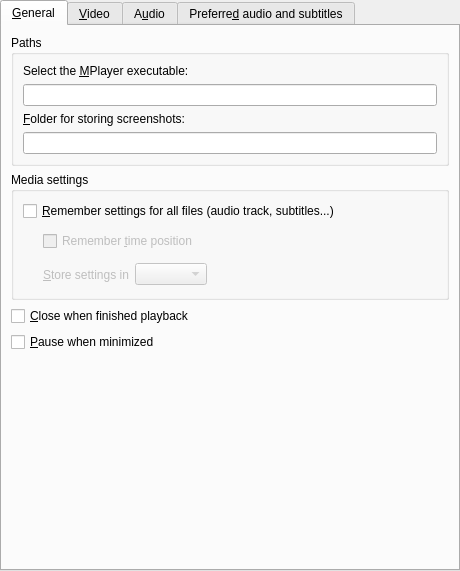
<ui version="4.0" >
 <class>PrefGeneral</class>
 <widget class="QWidget" name="PrefGeneral" >
  <property name="geometry" >
   <rect>
    <x>0</x>
    <y>0</y>
    <width>460</width>
    <height>571</height>
   </rect>
  </property>
  <layout class="QVBoxLayout" >
   <property name="spacing" >
    <number>0</number>
   </property>
   <property name="leftMargin" >
    <number>0</number>
   </property>
   <property name="topMargin" >
    <number>0</number>
   </property>
   <property name="rightMargin" >
    <number>0</number>
   </property>
   <property name="bottomMargin" >
    <number>0</number>
   </property>
   <item>
    <widget class="QTabWidget" name="general_tab" >
     <property name="currentIndex" >
      <number>0</number>
     </property>
     <widget class="QWidget" name="tab" >
      <attribute name="title" >
       <string>&amp;General</string>
      </attribute>
      <layout class="QVBoxLayout" >
       <item>
        <widget class="QGroupBox" name="groupBox" >
         <property name="title" >
          <string>Paths</string>
         </property>
         <layout class="QVBoxLayout" >
          <property name="spacing" >
           <number>6</number>
          </property>
          <property name="leftMargin" >
           <number>9</number>
          </property>
          <property name="topMargin" >
           <number>9</number>
          </property>
          <property name="rightMargin" >
           <number>9</number>
          </property>
          <property name="bottomMargin" >
           <number>9</number>
          </property>
          <item>
           <widget class="QLabel" name="textLabel1_2" >
            <property name="text" >
             <string>Select the &amp;MPlayer executable:</string>
            </property>
            <property name="wordWrap" >
             <bool>false</bool>
            </property>
            <property name="buddy" >
             <cstring>mplayerbin_edit</cstring>
            </property>
           </widget>
          </item>
          <item>
           <widget class="FileChooser" name="mplayerbin_edit" />
          </item>
          <item>
           <widget class="QLabel" name="textLabel1_6" >
            <property name="text" >
             <string>&amp;Folder for storing screenshots:</string>
            </property>
            <property name="wordWrap" >
             <bool>false</bool>
            </property>
            <property name="buddy" >
             <cstring>screenshot_edit</cstring>
            </property>
           </widget>
          </item>
          <item>
           <widget class="FileChooser" name="screenshot_edit" />
          </item>
         </layout>
        </widget>
       </item>
       <item>
        <widget class="QGroupBox" name="groupBox_3" >
         <property name="title" >
          <string>Media settings</string>
         </property>
         <layout class="QVBoxLayout" >
          <item>
           <widget class="QCheckBox" name="remember_all_check" >
            <property name="text" >
             <string>&amp;Remember settings for all files (audio track, subtitles...)</string>
            </property>
           </widget>
          </item>
          <item>
           <layout class="QGridLayout" >
            <item rowspan="2" row="0" column="0" >
             <spacer>
              <property name="orientation" >
               <enum>Qt::Horizontal</enum>
              </property>
              <property name="sizeType" >
               <enum>QSizePolicy::Preferred</enum>
              </property>
              <property name="sizeHint" >
               <size>
                <width>20</width>
                <height>61</height>
               </size>
              </property>
             </spacer>
            </item>
            <item row="0" column="1" >
             <widget class="QCheckBox" name="remember_time_check" >
              <property name="enabled" >
               <bool>false</bool>
              </property>
              <property name="sizePolicy" >
               <sizepolicy vsizetype="Fixed" hsizetype="MinimumExpanding" >
                <horstretch>0</horstretch>
                <verstretch>0</verstretch>
               </sizepolicy>
              </property>
              <property name="text" >
               <string>Remember &amp;time position</string>
              </property>
             </widget>
            </item>
            <item row="1" column="1" >
             <layout class="QHBoxLayout" >
              <item>
               <widget class="QLabel" name="filesettings_method_label" >
                <property name="enabled" >
                 <bool>false</bool>
                </property>
                <property name="text" >
                 <string>&amp;Store settings in</string>
                </property>
                <property name="buddy" >
                 <cstring>filesettings_method_combo</cstring>
                </property>
               </widget>
              </item>
              <item>
               <widget class="QComboBox" name="filesettings_method_combo" >
                <property name="enabled" >
                 <bool>false</bool>
                </property>
               </widget>
              </item>
              <item>
               <spacer>
                <property name="orientation" >
                 <enum>Qt::Horizontal</enum>
                </property>
                <property name="sizeHint" >
                 <size>
                  <width>40</width>
                  <height>20</height>
                 </size>
                </property>
               </spacer>
              </item>
             </layout>
            </item>
           </layout>
          </item>
         </layout>
        </widget>
       </item>
       <item>
        <widget class="QCheckBox" name="close_on_finish_check" >
         <property name="text" >
          <string>&amp;Close when finished playback</string>
         </property>
        </widget>
       </item>
       <item>
        <widget class="QCheckBox" name="pause_if_hidden_check" >
         <property name="text" >
          <string>&amp;Pause when minimized</string>
         </property>
        </widget>
       </item>
       <item>
        <spacer>
         <property name="orientation" >
          <enum>Qt::Vertical</enum>
         </property>
         <property name="sizeType" >
          <enum>QSizePolicy::Expanding</enum>
         </property>
         <property name="sizeHint" >
          <size>
           <width>438</width>
           <height>51</height>
          </size>
         </property>
        </spacer>
       </item>
      </layout>
     </widget>
     <widget class="QWidget" name="tab_3" >
      <attribute name="title" >
       <string>&amp;Video</string>
      </attribute>
      <layout class="QVBoxLayout" >
       <item>
        <layout class="QHBoxLayout" >
         <item>
          <widget class="QLabel" name="vo_label" >
           <property name="text" >
            <string>Ou&amp;tput driver:</string>
           </property>
           <property name="wordWrap" >
            <bool>false</bool>
           </property>
           <property name="buddy" >
            <cstring>vo_combo</cstring>
           </property>
          </widget>
         </item>
         <item>
          <widget class="QComboBox" name="vo_combo" >
           <property name="sizePolicy" >
            <sizepolicy vsizetype="Fixed" hsizetype="Preferred" >
             <horstretch>0</horstretch>
             <verstretch>0</verstretch>
            </sizepolicy>
           </property>
           <property name="editable" >
            <bool>false</bool>
           </property>
          </widget>
         </item>
         <item>
          <widget class="QLineEdit" name="vo_user_defined_edit" />
         </item>
         <item>
          <spacer>
           <property name="orientation" >
            <enum>Qt::Horizontal</enum>
           </property>
           <property name="sizeHint" >
            <size>
             <width>81</width>
             <height>20</height>
            </size>
           </property>
          </spacer>
         </item>
        </layout>
       </item>
       <item>
        <widget class="Line" name="line_5" >
         <property name="sizePolicy" >
          <sizepolicy vsizetype="Fixed" hsizetype="Expanding" >
           <horstretch>0</horstretch>
           <verstretch>0</verstretch>
          </sizepolicy>
         </property>
         <property name="orientation" >
          <enum>Qt::Horizontal</enum>
         </property>
        </widget>
       </item>
       <item>
        <layout class="QHBoxLayout" >
         <property name="spacing" >
          <number>6</number>
         </property>
         <property name="leftMargin" >
          <number>0</number>
         </property>
         <property name="topMargin" >
          <number>0</number>
         </property>
         <property name="rightMargin" >
          <number>0</number>
         </property>
         <property name="bottomMargin" >
          <number>0</number>
         </property>
         <item>
          <widget class="QCheckBox" name="postprocessing_check" >
           <property name="text" >
            <string>&amp;Enable postprocessing by default</string>
           </property>
          </widget>
         </item>
         <item>
          <spacer>
           <property name="orientation" >
            <enum>Qt::Horizontal</enum>
           </property>
           <property name="sizeHint" >
            <size>
             <width>20</width>
             <height>20</height>
            </size>
           </property>
          </spacer>
         </item>
         <item>
          <widget class="QLabel" name="textLabel1_5" >
           <property name="text" >
            <string>&amp;Quality:</string>
           </property>
           <property name="wordWrap" >
            <bool>false</bool>
           </property>
           <property name="buddy" >
            <cstring>autoq_spin</cstring>
           </property>
          </widget>
         </item>
         <item>
          <widget class="QSpinBox" name="autoq_spin" >
           <property name="minimum" >
            <number>1</number>
           </property>
           <property name="maximum" >
            <number>6</number>
           </property>
          </widget>
         </item>
        </layout>
       </item>
       <item>
        <layout class="QHBoxLayout" >
         <property name="spacing" >
          <number>6</number>
         </property>
         <property name="leftMargin" >
          <number>0</number>
         </property>
         <property name="topMargin" >
          <number>0</number>
         </property>
         <property name="rightMargin" >
          <number>0</number>
         </property>
         <property name="bottomMargin" >
          <number>0</number>
         </property>
         <item>
          <widget class="QLabel" name="label_7" >
           <property name="text" >
            <string>Dei&amp;nterlace by default:</string>
           </property>
           <property name="buddy" >
            <cstring>deinterlace_combo</cstring>
           </property>
          </widget>
         </item>
         <item>
          <widget class="QComboBox" name="deinterlace_combo" >
           <property name="sizePolicy" >
            <sizepolicy vsizetype="Fixed" hsizetype="Expanding" >
             <horstretch>0</horstretch>
             <verstretch>0</verstretch>
            </sizepolicy>
           </property>
          </widget>
         </item>
         <item>
          <spacer>
           <property name="orientation" >
            <enum>Qt::Horizontal</enum>
           </property>
           <property name="sizeHint" >
            <size>
             <width>40</width>
             <height>20</height>
            </size>
           </property>
          </spacer>
         </item>
        </layout>
       </item>
       <item>
        <layout class="QHBoxLayout" >
         <item>
          <widget class="QLabel" name="label_8" >
           <property name="text" >
            <string>Default &amp;zoom:</string>
           </property>
           <property name="buddy" >
            <cstring>zoom_spin</cstring>
           </property>
          </widget>
         </item>
         <item>
          <widget class="QDoubleSpinBox" name="zoom_spin" >
           <property name="minimum" >
            <double>0.500000000000000</double>
           </property>
           <property name="maximum" >
            <double>10.000000000000000</double>
           </property>
           <property name="singleStep" >
            <double>0.100000000000000</double>
           </property>
           <property name="value" >
            <double>1.000000000000000</double>
           </property>
          </widget>
         </item>
         <item>
          <spacer>
           <property name="orientation" >
            <enum>Qt::Horizontal</enum>
           </property>
           <property name="sizeHint" >
            <size>
             <width>40</width>
             <height>20</height>
            </size>
           </property>
          </spacer>
         </item>
        </layout>
       </item>
       <item>
        <widget class="Line" name="line_4" >
         <property name="sizePolicy" >
          <sizepolicy vsizetype="Fixed" hsizetype="Expanding" >
           <horstretch>0</horstretch>
           <verstretch>0</verstretch>
          </sizepolicy>
         </property>
         <property name="orientation" >
          <enum>Qt::Horizontal</enum>
         </property>
        </widget>
       </item>
       <item>
        <widget class="QCheckBox" name="eq2_check" >
         <property name="text" >
          <string>Use s&amp;oftware video equalizer</string>
         </property>
        </widget>
       </item>
       <item>
        <widget class="QCheckBox" name="direct_rendering_check" >
         <property name="text" >
          <string>D&amp;irect rendering</string>
         </property>
        </widget>
       </item>
       <item>
        <widget class="QCheckBox" name="double_buffer_check" >
         <property name="text" >
          <string>Dou&amp;ble buffering</string>
         </property>
        </widget>
       </item>
       <item>
        <widget class="QCheckBox" name="use_slices_check" >
         <property name="text" >
          <string>Dra&amp;w video using slices</string>
         </property>
        </widget>
       </item>
       <item>
        <widget class="Line" name="line_3" >
         <property name="sizePolicy" >
          <sizepolicy vsizetype="Fixed" hsizetype="Expanding" >
           <horstretch>0</horstretch>
           <verstretch>0</verstretch>
          </sizepolicy>
         </property>
         <property name="orientation" >
          <enum>Qt::Horizontal</enum>
         </property>
        </widget>
       </item>
       <item>
        <widget class="QCheckBox" name="start_fullscreen_check" >
         <property name="text" >
          <string>Start videos in &amp;fullscreen</string>
         </property>
        </widget>
       </item>
       <item>
        <widget class="QCheckBox" name="blackborders_on_fs_check" >
         <property name="text" >
          <string>&amp;Add black borders on fullscreen</string>
         </property>
        </widget>
       </item>
       <item>
        <widget class="QCheckBox" name="screensaver_check" >
         <property name="text" >
          <string>Disable &amp;screensaver</string>
         </property>
        </widget>
       </item>
       <item>
        <spacer>
         <property name="orientation" >
          <enum>Qt::Vertical</enum>
         </property>
         <property name="sizeHint" >
          <size>
           <width>438</width>
           <height>41</height>
          </size>
         </property>
        </spacer>
       </item>
      </layout>
     </widget>
     <widget class="QWidget" name="video_and_audio_tab" >
      <attribute name="title" >
       <string>A&amp;udio</string>
      </attribute>
      <layout class="QVBoxLayout" >
       <item>
        <layout class="QHBoxLayout" >
         <item>
          <widget class="QLabel" name="ao_label" >
           <property name="text" >
            <string>Ou&amp;tput driver:</string>
           </property>
           <property name="wordWrap" >
            <bool>false</bool>
           </property>
           <property name="buddy" >
            <cstring>ao_combo</cstring>
           </property>
          </widget>
         </item>
         <item>
          <widget class="QComboBox" name="ao_combo" >
           <property name="sizePolicy" >
            <sizepolicy vsizetype="Fixed" hsizetype="Preferred" >
             <horstretch>0</horstretch>
             <verstretch>0</verstretch>
            </sizepolicy>
           </property>
           <property name="editable" >
            <bool>false</bool>
           </property>
          </widget>
         </item>
         <item>
          <widget class="QLineEdit" name="ao_user_defined_edit" />
         </item>
         <item>
          <spacer>
           <property name="orientation" >
            <enum>Qt::Horizontal</enum>
           </property>
           <property name="sizeHint" >
            <size>
             <width>81</width>
             <height>20</height>
            </size>
           </property>
          </spacer>
         </item>
        </layout>
       </item>
       <item>
        <widget class="Line" name="line_6" >
         <property name="sizePolicy" >
          <sizepolicy vsizetype="Fixed" hsizetype="Expanding" >
           <horstretch>0</horstretch>
           <verstretch>0</verstretch>
          </sizepolicy>
         </property>
         <property name="orientation" >
          <enum>Qt::Horizontal</enum>
         </property>
        </widget>
       </item>
       <item>
        <widget class="QCheckBox" name="audio_equalizer_check" >
         <property name="text" >
          <string>&amp;Enable the audio equalizer</string>
         </property>
        </widget>
       </item>
       <item>
        <widget class="QCheckBox" name="hwac3_check" >
         <property name="text" >
          <string>&amp;AC3/DTS pass-through S/PDIF</string>
         </property>
        </widget>
       </item>
       <item>
        <layout class="QHBoxLayout" >
         <property name="spacing" >
          <number>6</number>
         </property>
         <property name="leftMargin" >
          <number>0</number>
         </property>
         <property name="topMargin" >
          <number>0</number>
         </property>
         <property name="rightMargin" >
          <number>0</number>
         </property>
         <property name="bottomMargin" >
          <number>0</number>
         </property>
         <item>
          <widget class="QLabel" name="label" >
           <property name="text" >
            <string>C&amp;hannels by default:</string>
           </property>
           <property name="buddy" >
            <cstring>channels_combo</cstring>
           </property>
          </widget>
         </item>
         <item>
          <widget class="QComboBox" name="channels_combo" />
         </item>
         <item>
          <spacer>
           <property name="orientation" >
            <enum>Qt::Horizontal</enum>
           </property>
           <property name="sizeHint" >
            <size>
             <width>40</width>
             <height>20</height>
            </size>
           </property>
          </spacer>
         </item>
        </layout>
       </item>
       <item>
        <layout class="QHBoxLayout" >
         <property name="spacing" >
          <number>6</number>
         </property>
         <property name="leftMargin" >
          <number>0</number>
         </property>
         <property name="topMargin" >
          <number>0</number>
         </property>
         <property name="rightMargin" >
          <number>0</number>
         </property>
         <property name="bottomMargin" >
          <number>0</number>
         </property>
         <item>
          <widget class="QLabel" name="label_6" >
           <property name="text" >
            <string>High speed &amp;playback without altering pitch</string>
           </property>
           <property name="buddy" >
            <cstring>scaletempo_combo</cstring>
           </property>
          </widget>
         </item>
         <item>
          <widget class="TristateCombo" name="scaletempo_combo" >
           <property name="sizePolicy" >
            <sizepolicy vsizetype="Fixed" hsizetype="Expanding" >
             <horstretch>0</horstretch>
             <verstretch>0</verstretch>
            </sizepolicy>
           </property>
          </widget>
         </item>
         <item>
          <spacer>
           <property name="orientation" >
            <enum>Qt::Horizontal</enum>
           </property>
           <property name="sizeHint" >
            <size>
             <width>40</width>
             <height>20</height>
            </size>
           </property>
          </spacer>
         </item>
        </layout>
       </item>
       <item>
        <widget class="QGroupBox" name="groupBox_4" >
         <property name="title" >
          <string>Volume</string>
         </property>
         <layout class="QVBoxLayout" >
          <property name="spacing" >
           <number>6</number>
          </property>
          <property name="leftMargin" >
           <number>9</number>
          </property>
          <property name="topMargin" >
           <number>9</number>
          </property>
          <property name="rightMargin" >
           <number>9</number>
          </property>
          <property name="bottomMargin" >
           <number>9</number>
          </property>
          <item>
           <layout class="QHBoxLayout" >
            <property name="spacing" >
             <number>6</number>
            </property>
            <property name="leftMargin" >
             <number>0</number>
            </property>
            <property name="topMargin" >
             <number>0</number>
            </property>
            <property name="rightMargin" >
             <number>0</number>
            </property>
            <property name="bottomMargin" >
             <number>0</number>
            </property>
            <item>
             <widget class="QCheckBox" name="softvol_check" >
              <property name="text" >
               <string>Use s&amp;oftware volume control</string>
              </property>
             </widget>
            </item>
            <item>
             <spacer>
              <property name="orientation" >
               <enum>Qt::Horizontal</enum>
              </property>
              <property name="sizeHint" >
               <size>
                <width>20</width>
                <height>20</height>
               </size>
              </property>
             </spacer>
            </item>
            <item>
             <widget class="QLabel" name="amplification_label" >
              <property name="enabled" >
               <bool>false</bool>
              </property>
              <property name="text" >
               <string>Ma&amp;x. Amplification:</string>
              </property>
              <property name="wordWrap" >
               <bool>false</bool>
              </property>
              <property name="buddy" >
               <cstring>softvol_max_spin</cstring>
              </property>
             </widget>
            </item>
            <item>
             <widget class="QSpinBox" name="softvol_max_spin" >
              <property name="enabled" >
               <bool>false</bool>
              </property>
              <property name="minimum" >
               <number>10</number>
              </property>
              <property name="maximum" >
               <number>10000</number>
              </property>
             </widget>
            </item>
           </layout>
          </item>
          <item>
           <widget class="QCheckBox" name="volnorm_check" >
            <property name="text" >
             <string>Volume &amp;normalization by default</string>
            </property>
           </widget>
          </item>
          <item>
           <widget class="QCheckBox" name="change_volume_check" >
            <property name="text" >
             <string>&amp;Change volume on every file</string>
            </property>
           </widget>
          </item>
          <item>
           <layout class="QHBoxLayout" >
            <property name="spacing" >
             <number>6</number>
            </property>
            <property name="leftMargin" >
             <number>0</number>
            </property>
            <property name="topMargin" >
             <number>0</number>
            </property>
            <property name="rightMargin" >
             <number>0</number>
            </property>
            <property name="bottomMargin" >
             <number>0</number>
            </property>
            <item>
             <spacer>
              <property name="orientation" >
               <enum>Qt::Horizontal</enum>
              </property>
              <property name="sizeType" >
               <enum>QSizePolicy::Fixed</enum>
              </property>
              <property name="sizeHint" >
               <size>
                <width>20</width>
                <height>20</height>
               </size>
              </property>
             </spacer>
            </item>
            <item>
             <widget class="QLabel" name="use_volume_label" >
              <property name="enabled" >
               <bool>false</bool>
              </property>
              <property name="text" >
               <string>Change volume just before p&amp;laying</string>
              </property>
              <property name="buddy" >
               <cstring>use_volume_combo</cstring>
              </property>
             </widget>
            </item>
            <item>
             <widget class="TristateCombo" name="use_volume_combo" >
              <property name="enabled" >
               <bool>false</bool>
              </property>
              <property name="sizePolicy" >
               <sizepolicy vsizetype="Fixed" hsizetype="Expanding" >
                <horstretch>0</horstretch>
                <verstretch>0</verstretch>
               </sizepolicy>
              </property>
             </widget>
            </item>
            <item>
             <spacer>
              <property name="orientation" >
               <enum>Qt::Horizontal</enum>
              </property>
              <property name="sizeHint" >
               <size>
                <width>40</width>
                <height>20</height>
               </size>
              </property>
             </spacer>
            </item>
           </layout>
          </item>
          <item>
           <layout class="QHBoxLayout" >
            <property name="spacing" >
             <number>6</number>
            </property>
            <property name="leftMargin" >
             <number>0</number>
            </property>
            <property name="topMargin" >
             <number>0</number>
            </property>
            <property name="rightMargin" >
             <number>0</number>
            </property>
            <property name="bottomMargin" >
             <number>0</number>
            </property>
            <item>
             <spacer>
              <property name="orientation" >
               <enum>Qt::Horizontal</enum>
              </property>
              <property name="sizeType" >
               <enum>QSizePolicy::Fixed</enum>
              </property>
              <property name="sizeHint" >
               <size>
                <width>20</width>
                <height>20</height>
               </size>
              </property>
             </spacer>
            </item>
            <item>
             <widget class="QLabel" name="default_volume_label" >
              <property name="enabled" >
               <bool>false</bool>
              </property>
              <property name="text" >
               <string>&amp;Default volume:</string>
              </property>
              <property name="wordWrap" >
               <bool>false</bool>
              </property>
              <property name="buddy" >
               <cstring>initial_volume_slider</cstring>
              </property>
             </widget>
            </item>
            <item>
             <widget class="QSlider" name="initial_volume_slider" >
              <property name="enabled" >
               <bool>false</bool>
              </property>
              <property name="maximum" >
               <number>100</number>
              </property>
              <property name="orientation" >
               <enum>Qt::Horizontal</enum>
              </property>
             </widget>
            </item>
            <item>
             <widget class="QLabel" name="initial_volume_label" >
              <property name="enabled" >
               <bool>false</bool>
              </property>
              <property name="text" >
               <string>0</string>
              </property>
             </widget>
            </item>
           </layout>
          </item>
         </layout>
        </widget>
       </item>
       <item>
        <spacer>
         <property name="orientation" >
          <enum>Qt::Vertical</enum>
         </property>
         <property name="sizeType" >
          <enum>QSizePolicy::Expanding</enum>
         </property>
         <property name="sizeHint" >
          <size>
           <width>438</width>
           <height>41</height>
          </size>
         </property>
        </spacer>
       </item>
      </layout>
     </widget>
     <widget class="QWidget" name="tab_2" >
      <attribute name="title" >
       <string>Preferre&amp;d audio and subtitles</string>
      </attribute>
      <layout class="QVBoxLayout" >
       <property name="spacing" >
        <number>6</number>
       </property>
       <property name="leftMargin" >
        <number>9</number>
       </property>
       <property name="topMargin" >
        <number>9</number>
       </property>
       <property name="rightMargin" >
        <number>9</number>
       </property>
       <property name="bottomMargin" >
        <number>9</number>
       </property>
       <item>
        <widget class="QLabel" name="preferred_desc" >
         <property name="text" >
          <string>&lt;Here it goes an explanation text>
For translators: don't translate this text, it will be replaced with another one at runtime.</string>
         </property>
         <property name="wordWrap" >
          <bool>true</bool>
         </property>
        </widget>
       </item>
       <item>
        <widget class="Line" name="line" >
         <property name="sizePolicy" >
          <sizepolicy vsizetype="Fixed" hsizetype="Expanding" >
           <horstretch>0</horstretch>
           <verstretch>0</verstretch>
          </sizepolicy>
         </property>
         <property name="orientation" >
          <enum>Qt::Horizontal</enum>
         </property>
        </widget>
       </item>
       <item>
        <layout class="QGridLayout" >
         <property name="leftMargin" >
          <number>0</number>
         </property>
         <property name="topMargin" >
          <number>0</number>
         </property>
         <property name="rightMargin" >
          <number>0</number>
         </property>
         <property name="bottomMargin" >
          <number>0</number>
         </property>
         <property name="horizontalSpacing" >
          <number>6</number>
         </property>
         <property name="verticalSpacing" >
          <number>6</number>
         </property>
         <item row="1" column="2" >
          <spacer>
           <property name="orientation" >
            <enum>Qt::Horizontal</enum>
           </property>
           <property name="sizeHint" >
            <size>
             <width>40</width>
             <height>20</height>
            </size>
           </property>
          </spacer>
         </item>
         <item row="2" column="2" >
          <spacer>
           <property name="orientation" >
            <enum>Qt::Horizontal</enum>
           </property>
           <property name="sizeHint" >
            <size>
             <width>40</width>
             <height>20</height>
            </size>
           </property>
          </spacer>
         </item>
         <item row="2" column="1" >
          <widget class="QLineEdit" name="subtitle_lang_edit" />
         </item>
         <item row="1" column="0" >
          <widget class="QLabel" name="textLabel1_20" >
           <property name="text" >
            <string>&amp;Audio:</string>
           </property>
           <property name="alignment" >
            <set>Qt::AlignRight|Qt::AlignTrailing|Qt::AlignVCenter</set>
           </property>
           <property name="wordWrap" >
            <bool>false</bool>
           </property>
           <property name="buddy" >
            <cstring>audio_lang_edit</cstring>
           </property>
          </widget>
         </item>
         <item row="1" column="1" >
          <widget class="QLineEdit" name="audio_lang_edit" />
         </item>
         <item row="2" column="0" >
          <widget class="QLabel" name="textLabel2_11" >
           <property name="text" >
            <string>Su&amp;btitles:</string>
           </property>
           <property name="alignment" >
            <set>Qt::AlignRight|Qt::AlignTrailing|Qt::AlignVCenter</set>
           </property>
           <property name="wordWrap" >
            <bool>false</bool>
           </property>
           <property name="buddy" >
            <cstring>subtitle_lang_edit</cstring>
           </property>
          </widget>
         </item>
         <item row="0" column="0" colspan="3" >
          <widget class="QLabel" name="label_5" >
           <property name="text" >
            <string>Preferred language:</string>
           </property>
          </widget>
         </item>
        </layout>
       </item>
       <item>
        <widget class="Line" name="line_2" >
         <property name="orientation" >
          <enum>Qt::Horizontal</enum>
         </property>
        </widget>
       </item>
       <item>
        <layout class="QGridLayout" >
         <property name="leftMargin" >
          <number>0</number>
         </property>
         <property name="topMargin" >
          <number>0</number>
         </property>
         <property name="rightMargin" >
          <number>0</number>
         </property>
         <property name="bottomMargin" >
          <number>0</number>
         </property>
         <property name="horizontalSpacing" >
          <number>6</number>
         </property>
         <property name="verticalSpacing" >
          <number>6</number>
         </property>
         <item row="1" column="1" >
          <widget class="QSpinBox" name="audio_track_spin" >
           <property name="minimum" >
            <number>1</number>
           </property>
           <property name="maximum" >
            <number>99</number>
           </property>
          </widget>
         </item>
         <item row="1" column="0" >
          <widget class="QLabel" name="label_3" >
           <property name="text" >
            <string>Audi&amp;o:</string>
           </property>
           <property name="alignment" >
            <set>Qt::AlignRight|Qt::AlignTrailing|Qt::AlignVCenter</set>
           </property>
           <property name="buddy" >
            <cstring>audio_track_spin</cstring>
           </property>
          </widget>
         </item>
         <item row="2" column="0" >
          <widget class="QLabel" name="label_4" >
           <property name="text" >
            <string>&amp;Subtitle:</string>
           </property>
           <property name="alignment" >
            <set>Qt::AlignRight|Qt::AlignTrailing|Qt::AlignVCenter</set>
           </property>
           <property name="buddy" >
            <cstring>subtitle_track_spin</cstring>
           </property>
          </widget>
         </item>
         <item row="2" column="2" >
          <spacer>
           <property name="orientation" >
            <enum>Qt::Horizontal</enum>
           </property>
           <property name="sizeHint" >
            <size>
             <width>151</width>
             <height>20</height>
            </size>
           </property>
          </spacer>
         </item>
         <item row="1" column="2" >
          <spacer>
           <property name="orientation" >
            <enum>Qt::Horizontal</enum>
           </property>
           <property name="sizeHint" >
            <size>
             <width>151</width>
             <height>20</height>
            </size>
           </property>
          </spacer>
         </item>
         <item row="2" column="1" >
          <widget class="QSpinBox" name="subtitle_track_spin" >
           <property name="minimum" >
            <number>1</number>
           </property>
          </widget>
         </item>
         <item row="0" column="0" colspan="3" >
          <widget class="QLabel" name="label_2" >
           <property name="text" >
            <string>Or choose a track number:</string>
           </property>
          </widget>
         </item>
        </layout>
       </item>
       <item>
        <spacer>
         <property name="orientation" >
          <enum>Qt::Vertical</enum>
         </property>
         <property name="sizeHint" >
          <size>
           <width>20</width>
           <height>40</height>
          </size>
         </property>
        </spacer>
       </item>
      </layout>
     </widget>
    </widget>
   </item>
  </layout>
 </widget>
 <customwidgets>
  <customwidget>
   <class>FileChooser</class>
   <extends>QLineEdit</extends>
   <header>filechooser.h</header>
  </customwidget>
  <customwidget>
   <class>TristateCombo</class>
   <extends>QComboBox</extends>
   <header>tristatecombo.h</header>
  </customwidget>
 </customwidgets>
 <tabstops>
  <tabstop>general_tab</tabstop>
  <tabstop>mplayerbin_edit</tabstop>
  <tabstop>screenshot_edit</tabstop>
  <tabstop>remember_all_check</tabstop>
  <tabstop>remember_time_check</tabstop>
  <tabstop>filesettings_method_combo</tabstop>
  <tabstop>close_on_finish_check</tabstop>
  <tabstop>pause_if_hidden_check</tabstop>
  <tabstop>vo_combo</tabstop>
  <tabstop>vo_user_defined_edit</tabstop>
  <tabstop>postprocessing_check</tabstop>
  <tabstop>autoq_spin</tabstop>
  <tabstop>deinterlace_combo</tabstop>
  <tabstop>zoom_spin</tabstop>
  <tabstop>eq2_check</tabstop>
  <tabstop>direct_rendering_check</tabstop>
  <tabstop>double_buffer_check</tabstop>
  <tabstop>use_slices_check</tabstop>
  <tabstop>start_fullscreen_check</tabstop>
  <tabstop>blackborders_on_fs_check</tabstop>
  <tabstop>screensaver_check</tabstop>
  <tabstop>ao_combo</tabstop>
  <tabstop>ao_user_defined_edit</tabstop>
  <tabstop>audio_equalizer_check</tabstop>
  <tabstop>hwac3_check</tabstop>
  <tabstop>channels_combo</tabstop>
  <tabstop>scaletempo_combo</tabstop>
  <tabstop>softvol_check</tabstop>
  <tabstop>softvol_max_spin</tabstop>
  <tabstop>volnorm_check</tabstop>
  <tabstop>change_volume_check</tabstop>
  <tabstop>use_volume_combo</tabstop>
  <tabstop>initial_volume_slider</tabstop>
  <tabstop>audio_lang_edit</tabstop>
  <tabstop>subtitle_lang_edit</tabstop>
  <tabstop>audio_track_spin</tabstop>
  <tabstop>subtitle_track_spin</tabstop>
 </tabstops>
 <resources/>
 <connections>
  <connection>
   <sender>softvol_check</sender>
   <signal>toggled(bool)</signal>
   <receiver>softvol_max_spin</receiver>
   <slot>setEnabled(bool)</slot>
   <hints>
    <hint type="sourcelabel" >
     <x>124</x>
     <y>256</y>
    </hint>
    <hint type="destinationlabel" >
     <x>504</x>
     <y>256</y>
    </hint>
   </hints>
  </connection>
  <connection>
   <sender>softvol_check</sender>
   <signal>toggled(bool)</signal>
   <receiver>amplification_label</receiver>
   <slot>setEnabled(bool)</slot>
   <hints>
    <hint type="sourcelabel" >
     <x>124</x>
     <y>256</y>
    </hint>
    <hint type="destinationlabel" >
     <x>405</x>
     <y>256</y>
    </hint>
   </hints>
  </connection>
  <connection>
   <sender>remember_all_check</sender>
   <signal>toggled(bool)</signal>
   <receiver>remember_time_check</receiver>
   <slot>setEnabled(bool)</slot>
   <hints>
    <hint type="sourcelabel" >
     <x>280</x>
     <y>323</y>
    </hint>
    <hint type="destinationlabel" >
     <x>293</x>
     <y>355</y>
    </hint>
   </hints>
  </connection>
  <connection>
   <sender>change_volume_check</sender>
   <signal>toggled(bool)</signal>
   <receiver>default_volume_label</receiver>
   <slot>setEnabled(bool)</slot>
   <hints>
    <hint type="sourcelabel" >
     <x>211</x>
     <y>342</y>
    </hint>
    <hint type="destinationlabel" >
     <x>305</x>
     <y>344</y>
    </hint>
   </hints>
  </connection>
  <connection>
   <sender>change_volume_check</sender>
   <signal>toggled(bool)</signal>
   <receiver>initial_volume_slider</receiver>
   <slot>setEnabled(bool)</slot>
   <hints>
    <hint type="sourcelabel" >
     <x>118</x>
     <y>341</y>
    </hint>
    <hint type="destinationlabel" >
     <x>431</x>
     <y>345</y>
    </hint>
   </hints>
  </connection>
  <connection>
   <sender>change_volume_check</sender>
   <signal>toggled(bool)</signal>
   <receiver>initial_volume_label</receiver>
   <slot>setEnabled(bool)</slot>
   <hints>
    <hint type="sourcelabel" >
     <x>231</x>
     <y>349</y>
    </hint>
    <hint type="destinationlabel" >
     <x>524</x>
     <y>341</y>
    </hint>
   </hints>
  </connection>
  <connection>
   <sender>initial_volume_slider</sender>
   <signal>valueChanged(int)</signal>
   <receiver>initial_volume_label</receiver>
   <slot>setNum(int)</slot>
   <hints>
    <hint type="sourcelabel" >
     <x>463</x>
     <y>338</y>
    </hint>
    <hint type="destinationlabel" >
     <x>515</x>
     <y>338</y>
    </hint>
   </hints>
  </connection>
  <connection>
   <sender>change_volume_check</sender>
   <signal>toggled(bool)</signal>
   <receiver>use_volume_label</receiver>
   <slot>setEnabled(bool)</slot>
   <hints>
    <hint type="sourcelabel" >
     <x>124</x>
     <y>143</y>
    </hint>
    <hint type="destinationlabel" >
     <x>277</x>
     <y>176</y>
    </hint>
   </hints>
  </connection>
  <connection>
   <sender>change_volume_check</sender>
   <signal>toggled(bool)</signal>
   <receiver>use_volume_combo</receiver>
   <slot>setEnabled(bool)</slot>
   <hints>
    <hint type="sourcelabel" >
     <x>124</x>
     <y>143</y>
    </hint>
    <hint type="destinationlabel" >
     <x>534</x>
     <y>176</y>
    </hint>
   </hints>
  </connection>
  <connection>
   <sender>remember_all_check</sender>
   <signal>toggled(bool)</signal>
   <receiver>filesettings_method_label</receiver>
   <slot>setEnabled(bool)</slot>
   <hints>
    <hint type="sourcelabel" >
     <x>229</x>
     <y>233</y>
    </hint>
    <hint type="destinationlabel" >
     <x>93</x>
     <y>298</y>
    </hint>
   </hints>
  </connection>
  <connection>
   <sender>remember_all_check</sender>
   <signal>toggled(bool)</signal>
   <receiver>filesettings_method_combo</receiver>
   <slot>setEnabled(bool)</slot>
   <hints>
    <hint type="sourcelabel" >
     <x>229</x>
     <y>233</y>
    </hint>
    <hint type="destinationlabel" >
     <x>181</x>
     <y>298</y>
    </hint>
   </hints>
  </connection>
 </connections>
</ui>
